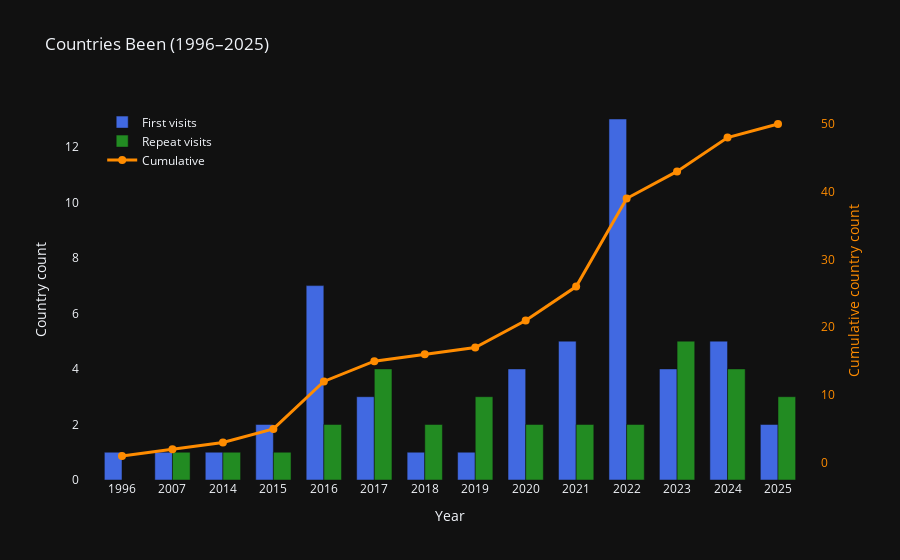

Notebook cell for this chart:
### Code cell
df_verbose = pd.read_csv('../data/trips_verbose.csv')
df = transform_verbose_to_calendar(df_verbose, save=False)
df = df[df['country'] != 'All']
plot_countries_been_over_years(df)

### Figure 1 — Plotly figure (JSON) as saved in the notebook; plotly's stock layout.template omitted (floating-point values rounded to 4 significant figures)
{"data": [{"customdata": ["1. China", "1. Singapore", "1. Hong Kong", "1. Türkiye<br>2. United States", "1. Canada<br>2. Colombia<br>3. Cuba<br>4. Dominican Republic<br>5. Ecuador<br>6. Mexico<br>7. Russian Federation", "1. Chile<br>2. Japan<br>3. Peru", "1. United Kingdom", "1. Tunisia", "1. Belarus<br>2. Italy<br>3. Sweden<br>4. Vatican City State (Holy See)", "1. Austria<br>2. Denmark<br>3. Germany<br>4. Greece<br>5. Serbia", "1. Armenia<br>2. Azerbaijan<br>3. Belgium<br>4. Georgia<br>5. Latvia<br>6. Lithuania<br>7. Netherlands<br>8. Norway<br>9. Poland<br>10. Portugal<br>11. Romania<br>12. Switzerland<br>13. United Arab Emirates", "1. Bulgaria<br>2. Estonia<br>3. Finland<br>4. France", "1. Malta<br>2. Qatar<br>3. Slovakia<br>4. South Africa<br>5. Spain", "1. Malaysia<br>2. Thailand"], "hovertemplate": "%{customdata}<extra></extra>", "marker": {"color": "royalblue"}, "name": "First visits", "offsetgroup": "0", "type": "bar", "x": ["1996", "2007", "2014", "2015", "2016", "2017", "2018", "2019", "2020", "2021", "2022", "2023", "2024", "2025"], "y": [1.0, 1.0, 1.0, 2.0, 7.0, 3.0, 1.0, 1.0, 4.0, 5.0, 13.0, 4.0, 5.0, 2.0]}, {"customdata": [null, "1. China", "1. China", "1. China", "1. China<br>2. United States", "1. Canada<br>2. China<br>3. Mexico<br>4. United States", "1. Canada<br>2. United States", "1. China<br>2. Russian Federation<br>3. United Kingdom", "1. Türkiye<br>2. United Kingdom", "1. Sweden<br>2. Türkiye", "1. Denmark<br>2. Sweden", "1. Belgium<br>2. Denmark<br>3. Latvia<br>4. Norway<br>5. Sweden", "1. Austria<br>2. Italy<br>3. Sweden<br>4. Switzerland", "1. China<br>2. Qatar<br>3. Sweden"], "hovertemplate": "%{customdata}<extra></extra>", "marker": {"color": "forestgreen"}, "name": "Repeat visits", "offsetgroup": "1", "type": "bar", "x": ["1996", "2007", "2014", "2015", "2016", "2017", "2018", "2019", "2020", "2021", "2022", "2023", "2024", "2025"], "y": [0.0, 1.0, 1.0, 1.0, 2.0, 4.0, 2.0, 3.0, 2.0, 2.0, 2.0, 5.0, 4.0, 3.0]}, {"hovertemplate": "Year: %{x}<br>Cumulative: %{y}<extra></extra>", "line": {"color": "darkorange", "width": 3}, "marker": {"color": "darkorange", "size": 8}, "mode": "lines+markers", "name": "Cumulative", "type": "scatter", "x": ["1996", "2007", "2014", "2015", "2016", "2017", "2018", "2019", "2020", "2021", "2022", "2023", "2024", "2025"], "y": [1.0, 2.0, 3.0, 5.0, 12.0, 15.0, 16.0, 17.0, 21.0, 26.0, 39.0, 43.0, 48.0, 50.0], "yaxis": "y2"}], "layout": {"bargap": 0.3, "barmode": "group", "legend": {"x": 0.03, "y": 0.98}, "title": {"text": "Countries Been (1996–2025)"}, "xaxis": {"title": {"text": "Year"}}, "yaxis": {"showgrid": false, "title": {"text": "Country count"}, "zeroline": false}, "yaxis2": {"overlaying": "y", "showgrid": false, "side": "right", "tickfont": {"color": "darkorange"}, "title": {"font": {"color": "darkorange"}, "text": "Cumulative country count"}, "zeroline": false}}}
